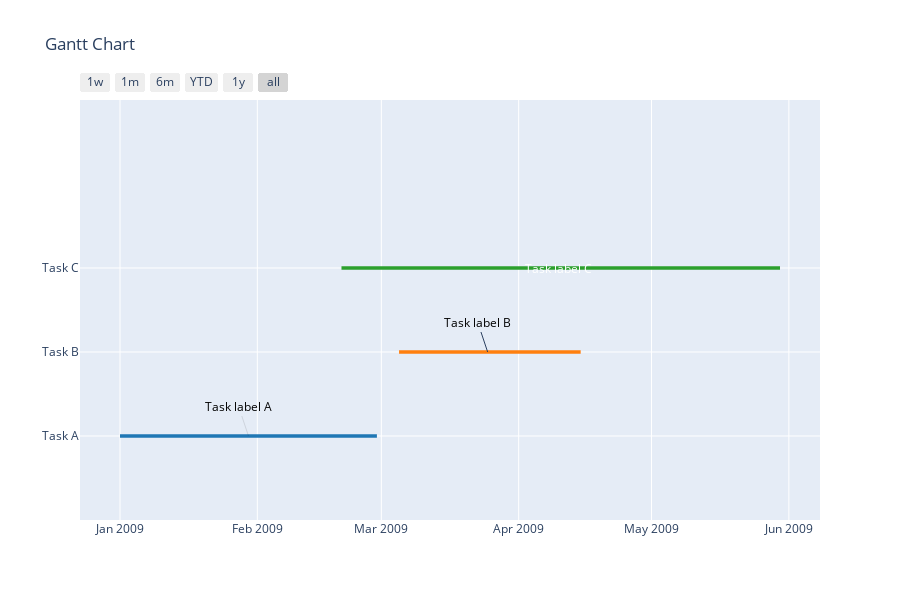

Notebook cell for this chart:
### Code cell
LabelDateA = mid_date(dates_A)
LabelDateB = mid_date(dates_B)
LabelDateC = mid_date(dates_C)

# sample data
df = [dict(Task="Task A", Start=StartA, Finish=FinishA),
      dict(Task="Task B", Start=StartB, Finish=FinishB),
      dict(Task="Task C", Start=StartC, Finish=FinishC)]

# figure
fig = ff.create_gantt(df, bar_width=0.02, showgrid_x=True, showgrid_y=True)

# add annotations
annots =  [dict(x=LabelDateA, y=0, text="Task label A", showarrow=True, arrowcolor='rgba(0, 0, 0, 0.1)', font=dict(color='Black')),
           dict(x=LabelDateB, y=1, text="Task label B", showarrow=True, font=dict(color='Black')),
           dict(x=LabelDateC, y=2, text="Task label C", showarrow=False, font=dict(color='White'))]

# plot figure
fig['layout']['annotations'] = annots
iplot(fig)

### Figure 1 — Plotly figure (JSON) as saved in the notebook; plotly's stock layout.template omitted (floating-point values rounded to 4 significant figures)
{"data": [{"fill": "toself", "fillcolor": "rgb(255, 127, 14)", "hoverinfo": "name", "legendgroup": "rgb(255, 127, 14)", "mode": "none", "name": "Task B", "type": "scatter", "x": ["2009-03-05", "2009-04-15", "2009-04-15", "2009-03-05"], "y": [0.98, 0.98, 1.02, 1.02]}, {"fill": "toself", "fillcolor": "rgb(31, 119, 180)", "hoverinfo": "name", "legendgroup": "rgb(31, 119, 180)", "mode": "none", "name": "Task A", "type": "scatter", "x": ["2009-01-01", "2009-02-28", "2009-02-28", "2009-01-01"], "y": [-0.02, -0.02, 0.02, 0.02]}, {"fill": "toself", "fillcolor": "rgb(44, 160, 44)", "hoverinfo": "name", "legendgroup": "rgb(44, 160, 44)", "mode": "none", "name": "Task C", "type": "scatter", "x": ["2009-02-20", "2009-05-30", "2009-05-30", "2009-02-20"], "y": [1.98, 1.98, 2.02, 2.02]}, {"legendgroup": "rgb(255, 127, 14)", "marker": {"color": "rgb(255, 127, 14)", "opacity": 0, "size": 1}, "mode": "markers", "name": "", "showlegend": false, "text": [null, null], "type": "scatter", "x": ["2009-03-05", "2009-04-15"], "y": [1, 1]}, {"legendgroup": "rgb(31, 119, 180)", "marker": {"color": "rgb(31, 119, 180)", "opacity": 0, "size": 1}, "mode": "markers", "name": "", "showlegend": false, "text": [null, null], "type": "scatter", "x": ["2009-01-01", "2009-02-28"], "y": [0, 0]}, {"legendgroup": "rgb(44, 160, 44)", "marker": {"color": "rgb(44, 160, 44)", "opacity": 0, "size": 1}, "mode": "markers", "name": "", "showlegend": false, "text": [null, null], "type": "scatter", "x": ["2009-02-20", "2009-05-30"], "y": [2, 2]}], "layout": {"annotations": [{"arrowcolor": "rgba(0, 0, 0, 0.1)", "font": {"color": "Black"}, "showarrow": true, "text": "Task label A", "x": "2009-01-30", "y": 0}, {"font": {"color": "Black"}, "showarrow": true, "text": "Task label B", "x": "2009-03-25", "y": 1}, {"font": {"color": "White"}, "showarrow": false, "text": "Task label C", "x": "2009-04-10", "y": 2}], "height": 600, "hovermode": "closest", "showlegend": false, "title": {"text": "Gantt Chart"}, "xaxis": {"rangeselector": {"buttons": [{"count": 7, "label": "1w", "step": "day", "stepmode": "backward"}, {"count": 1, "label": "1m", "step": "month", "stepmode": "backward"}, {"count": 6, "label": "6m", "step": "month", "stepmode": "backward"}, {"count": 1, "label": "YTD", "step": "year", "stepmode": "todate"}, {"count": 1, "label": "1y", "step": "year", "stepmode": "backward"}, {"step": "all"}]}, "showgrid": true, "type": "date", "zeroline": false}, "yaxis": {"autorange": false, "range": [-1, 4], "showgrid": true, "ticktext": ["Task A", "Task B", "Task C"], "tickvals": [0, 1, 2], "zeroline": false}}}
